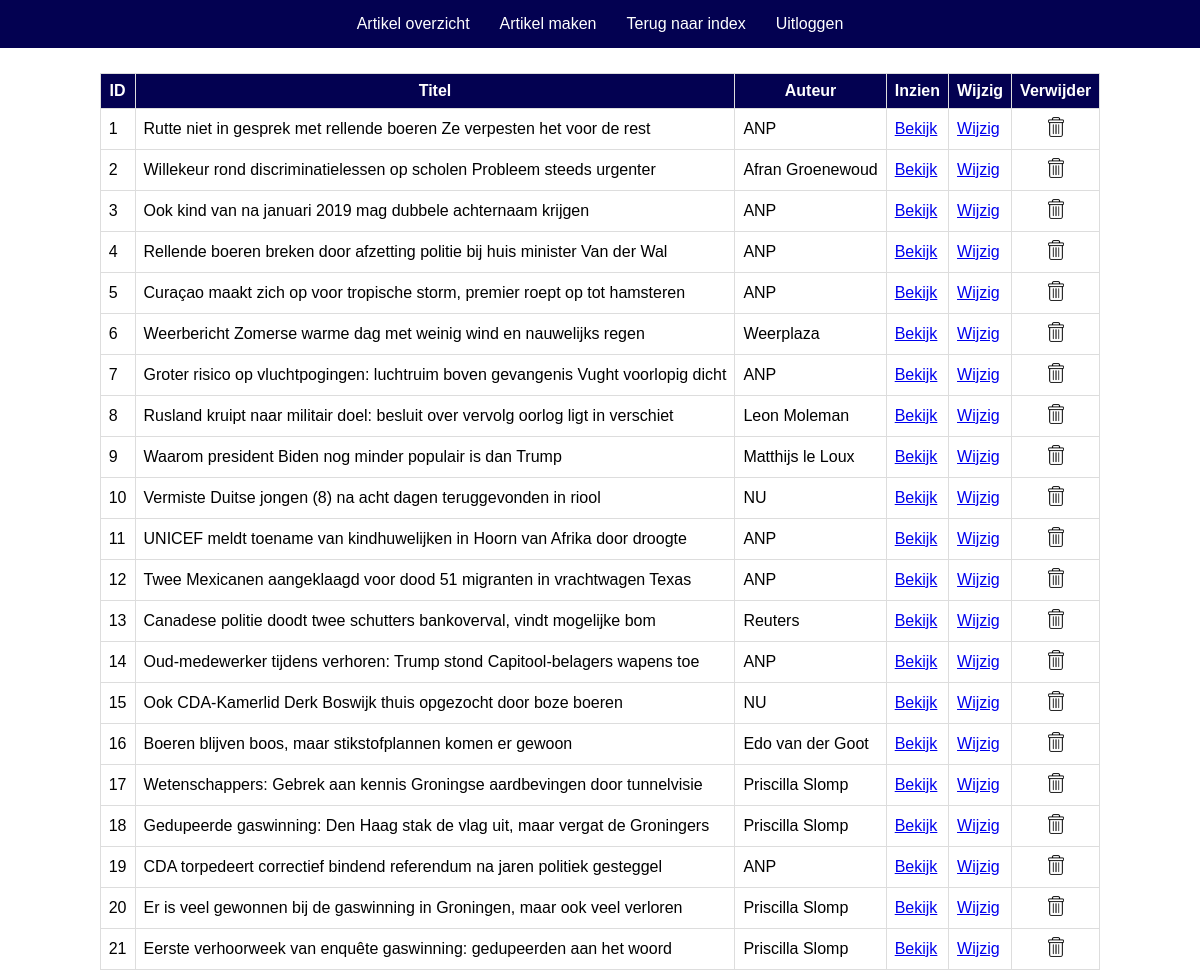
The app's page /admin/artikelOverzicht.php (signed in) with its own data.
### tables this page shows
CREATE TABLE `berichten` (
    berichtId MEDIUMINT NOT NULL AUTO_INCREMENT PRIMARY KEY,
    titel varchar(255) NOT NULL,
    samenvatting MEDIUMTEXT NOT NULL,
    omschrijving LONGTEXT NOT NULL,
    datum_toegevoegd datetime NOT NULL,
    datum_aangepast datetime NOT NULL,
    auteur varchar(100) NOT NULL,
    images varchar(255) NOT NULL,
    image_auteur varchar(255) NOT NULL,
    categorie ENUM('Binnenland', 'Buitenland', 'Politiek') NOT NULL
);

### admin/artikelOverzicht.php (the view, shortened to what this page needs)
<?php
require '../config/config.php'; ?>
<!DOCTYPE html>
<html lang="nl">
<head>
    <link rel="stylesheet" href="../style/artikelOverzicht.css">
</head>
<body>
    <?php include '../admin/adminMenu.php'; ?>
    <table class="tabelOverzicht">
        <tr>
            <th>ID</th>
            <th>Titel</th>
            <th>Auteur</th>
            <th>Inzien</th>
            <th>Wijzig</th>
            <th>Verwijder</th>
        </tr>
        <?php
        if ($_SESSION['admin'] == 1) {
            $berichten = $pdo->query("SELECT * FROM berichten")->fetchAll();
            foreach ($berichten as $berichtInfo) {
                echo '<tr>';
                echo '<td> ' . $berichtInfo['berichtId'] . '</td>';
                echo '<td> ' . $berichtInfo['titel'] . '</td>';
                echo '<td> ' . $berichtInfo['auteur'] . '</td>';
                echo "<td><a href='../artikel.php?id=" . $berichtInfo['berichtId'] . "'>Bekijk</a></td>";
                echo "<td><a href='../admin/artikelWijzigen.php?id=" . $berichtInfo['berichtId'] . "'>Wijzig</a></td>";
                echo '<td class="tabelOverzichtCenter"><a href="../includes/verwijderArtikel.php?id=' . $berichtInfo['berichtId'] . '"><img class="verwijder" src="../images/delete.png" alt="Verwijder knop"></a></td>';
                echo '</tr>';
            }
        } else {
            header("Location: ../index.php");
            exit();
        }
        ?>
    </table>
</body>
</html>

### admin/adminMenu.php
<!DOCTYPE html>
<html lang="nl">
<head>
    <link rel="stylesheet" href="../style/adminMenu.css">
</head>
<body>
    <ul>
        <li><a href="../admin/artikelOverzicht.php">Artikel overzicht</a></li>
        <li><a href="../admin/artikelCreate.php">Artikel maken</a></li>
        <li><a href="../index.php">Terug naar index</a></li>
        <li><a href="../includes/logout.php">Uitloggen</a></li>
    </ul>
</body>
</html>

### style/artikelOverzicht.css (style rules this page uses)
body { font-family: Helvetica, Arial, sans-serif; }
.tabelOverzicht th { background-color: #030151; color: white; font-weight: bold; border: 1px solid #ddd; padding: 8px; }
.tabelOverzichtCenter { text-align: center; }
.tabelOverzicht { margin-left: auto; margin-right: auto; border-collapse: collapse; }
.tabelOverzicht td { border: 1px solid #ddd; padding: 8px; }
.verwijder { max-width: 20px; }

### style/adminMenu.css (style rules this page uses)
body { margin: 0; font-family: Arial, Helvetica, sans-serif; }
ul { display: flex; justify-content: center; overflow: hidden; background-color: #030151; margin: 0; padding: 0; list-style-type: none; margin-bottom: 25px; }
li a { color: white; text-align: center; text-decoration: none; display: block; padding: 15px }
li { float: left; margin: 0; }

### records on screen
berichten: berichtId "1", titel "Rutte niet in gesprek met rellende boeren Ze verpesten het voor de rest", auteur "ANP"
berichten: berichtId "2", titel "Willekeur rond discriminatielessen op scholen Probleem steeds urgenter", auteur "Afran Groenewoud"
berichten: berichtId "3", titel "Ook kind van na januari 2019 mag dubbele achternaam krijgen", auteur "ANP"
berichten: berichtId "4", titel "Rellende boeren breken door afzetting politie bij huis minister Van der Wal", auteur "ANP"
berichten: berichtId "5", titel "Curaçao maakt zich op voor tropische storm, premier roept op tot hamsteren", auteur "ANP"
berichten: berichtId "6", titel "Weerbericht Zomerse warme dag met weinig wind en nauwelijks regen", auteur "Weerplaza"
berichten: berichtId "7", titel "Groter risico op vluchtpogingen: luchtruim boven gevangenis Vught voorlopig dicht", auteur "ANP"
berichten: berichtId "8", titel "Rusland kruipt naar militair doel: besluit over vervolg oorlog ligt in verschiet", auteur "Leon Moleman"
berichten: berichtId "9", titel "Waarom president Biden nog minder populair is dan Trump", auteur "Matthijs le Loux"
berichten: berichtId "10", titel "Vermiste Duitse jongen (8) na acht dagen teruggevonden in riool", auteur "NU"
berichten: berichtId "11", titel "UNICEF meldt toename van kindhuwelijken in Hoorn van Afrika door droogte", auteur "ANP"
berichten: berichtId "12", titel "Twee Mexicanen aangeklaagd voor dood 51 migranten in vrachtwagen Texas", auteur "ANP"
berichten: berichtId "13", titel "Canadese politie doodt twee schutters bankoverval, vindt mogelijke bom", auteur "Reuters"
berichten: berichtId "14", titel "Oud-medewerker tijdens verhoren: Trump stond Capitool-belagers wapens toe", auteur "ANP"
berichten: berichtId "15", titel "Ook CDA-Kamerlid Derk Boswijk thuis opgezocht door boze boeren", auteur "NU"
berichten: berichtId "16", titel "Boeren blijven boos, maar stikstofplannen komen er gewoon", auteur "Edo van der Goot"
berichten: berichtId "17", titel "Wetenschappers: Gebrek aan kennis Groningse aardbevingen door tunnelvisie", auteur "Priscilla Slomp"
berichten: berichtId "18", titel "Gedupeerde gaswinning: Den Haag stak de vlag uit, maar vergat de Groningers", auteur "Priscilla Slomp"
berichten: berichtId "19", titel "CDA torpedeert correctief bindend referendum na jaren politiek gesteggel", auteur "ANP"
berichten: berichtId "20", titel "Er is veel gewonnen bij de gaswinning in Groningen, maar ook veel verloren", auteur "Priscilla Slomp"
berichten: berichtId "21", titel "Eerste verhoorweek van enquête gaswinning: gedupeerden aan het woord", auteur "Priscilla Slomp"
